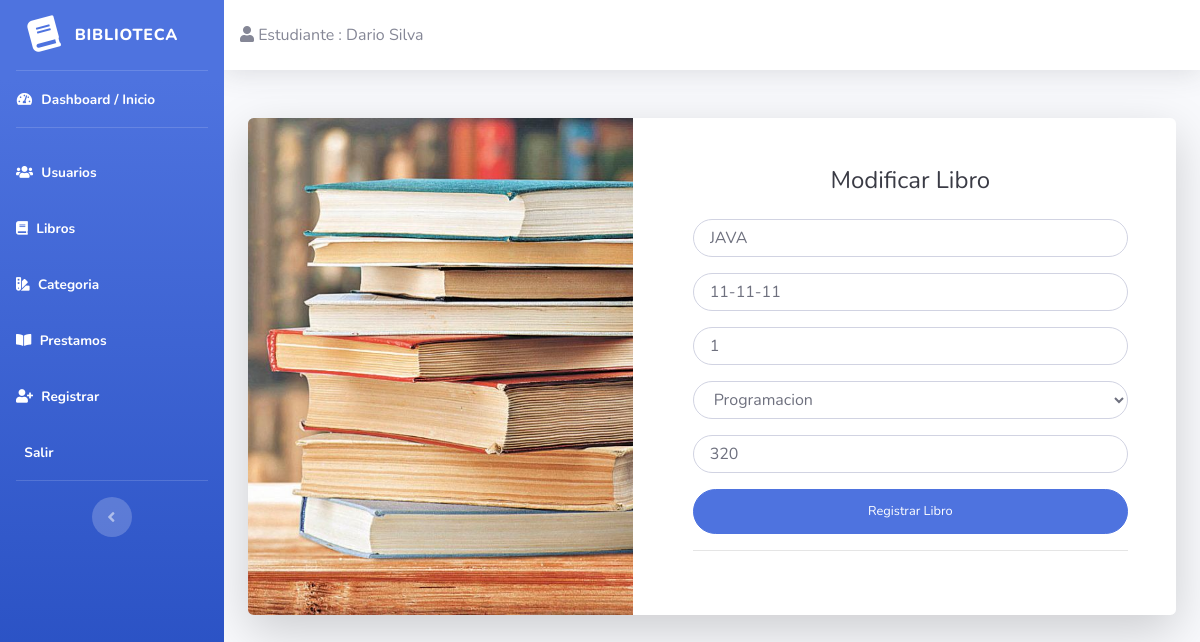
The page /index.php?c=libro&a=modificarLibro&id=11-11-11&id2=1 (signed in) on the database its author committed.
### tables this page shows
CREATE TABLE `libro` (
  `ISBN` varchar(10) NOT NULL,
  `ejemplar` varchar(10) NOT NULL,
  `nombre_libro` varchar(40) DEFAULT NULL,
  `categoria` int(1) DEFAULT NULL,
  `n_paginas` int(11) DEFAULT NULL,
  PRIMARY KEY (`ISBN`,`ejemplar`),
  KEY `Libro_Categoria` (`categoria`),
  CONSTRAINT `Libro_Categoria` FOREIGN KEY (`categoria`) REFERENCES `categoria` (`id`)
);

CREATE TABLE `categoria` (
  `id` int(1) NOT NULL AUTO_INCREMENT,
  `nombre` varchar(30) DEFAULT NULL,
  PRIMARY KEY (`id`)
);

### Controlador/LibroControlador.php (called while the page is built, shortened)
<?php
class LibroControlador
{
    public function __construct()
    {
        require_once("Modelo/LibroModelo.php");
    }
    public function modificarLibro($isbn, $ejemplar)
    {
        $libro = new LibroModelo();
        $data["libro"] = $libro->getLibro($isbn, $ejemplar);
        require_once "Vista/libroModificar.php";
    }
}

### Configuracion/database.php (called while the page is built, shortened)
<?php
class Conexion
{
    public static function conectar()
    {
        $link = new mysqli('localhost', 'root', '', 'biblioteca');
        return $link;
    }
}

### Modelo/LibroModelo.php (called while the page is built, shortened)
<?php
class LibroModelo
{
    private $db;
    public function __construct()
    {
        $this->db = Conexion::conectar();
    }
    public function getLibro($isbn, $ejemplar)
		{
			$sql = "SELECT libro.*,categoria.nombre
            FROM libro, categoria
            WHERE ISBN='$isbn'
            AND ejemplar='$ejemplar'
            AND libro.categoria=categoria.id LIMIT 1";
			$resultado = $this->db->query($sql);
			$row = $resultado->fetch_assoc();
			return $row;
		}
}

### Vista/libroModificar.php (the view, shortened to what this page needs)
<!DOCTYPE html>
<html lang="es">
<head>
    <link href="http://localhost/PrinsParcial03/Vista/vendor/fontawesome-free/css/all.min.css" rel="stylesheet" type="text/css">
    <link href="http://localhost/PrinsParcial03/Vista/css/sb-admin-2.min.css" rel="stylesheet">
    <link href="http://localhost/PrinsParcial03/Vista/vendor/datatables/dataTables.bootstrap4.min.css" rel="stylesheet">
</head>
<body id="page-top">
    <div id="wrapper">
        <?php include("nav-ul.php"); ?>
        <div id="content-wrapper" class="d-flex flex-column">
            <div id="content">
                <?php include("nav-button.php"); ?>
                <div class="container-fluid">
                    <div class="card o-hidden border-0 shadow-lg my-5">
                        <div class="row">
                            <div class="col-lg-5 d-none d-lg-block bg-register-image"></div>
                            <div class="col-lg-7">
                                <div class="p-5">
                                    <div class="text-center">
                                        <h1 class="h4 text-gray-900 mb-4">Modificar Libro</h1>
                                    </div>
                                    <form class="user" method="POST" action="index.php?c=libro&a=modificar" autocomplete="off">
                                        <div class="form-group">
                                            <input type="text" class="form-control form-control-user" value="<?php echo $data["libro"]['nombre_libro'] ?>" name="nombre" placeholder="Titulo del libro">
                                        </div>
                                        <div class="form-group">
                                            <input type="text" class="form-control form-control-user" value="<?php echo $data['libro']['ISBN'] ?>" name="isbnM" placeholder="Codigo ISBN">
                                        </div>
                                        <div class="form-group">
                                            <input type="text" class="form-control form-control-user" value="<?php echo $data['libro']['ejemplar'] ?>" name="ejemplarM" placeholder="Codigo Ejemplar">
                                        </div>
                                        <div class="form-group">
                                            <select class="form-select form-control form-control-user" name="categoria" placeholder="Categoria">
                                                <option value="<?php echo $data['libro']['categoria']; ?>"><?php echo $data['libro']['nombre']; ?></option>
                                            </select>
                                        </div>
                                        <div class="form-group">
                                            <input type="text" class="form-control form-control-user" value="<?php echo $data['libro']['n_paginas'] ?>" name="n_paginas" placeholder="Numero de Paginas">
                                        </div>
                                        <button name="guardar" type="submit" class="btn btn-primary btn-user btn-block">
                                            Registrar Libro
                                        </button>
                                    </form>
                                    <hr>
                                </div>
                            </div>
                        </div>
                    </div>
                </div>
            </div>
        </div>
    </div>
</body>
</html>

### rows shown on the page
libro: nombre "JAVA", isbnM "11-11-11", ejemplarM "1", categoria "Programacion", n_paginas "320"

### other values the page prints
$_SESSION['username'] "Dario Silva"
